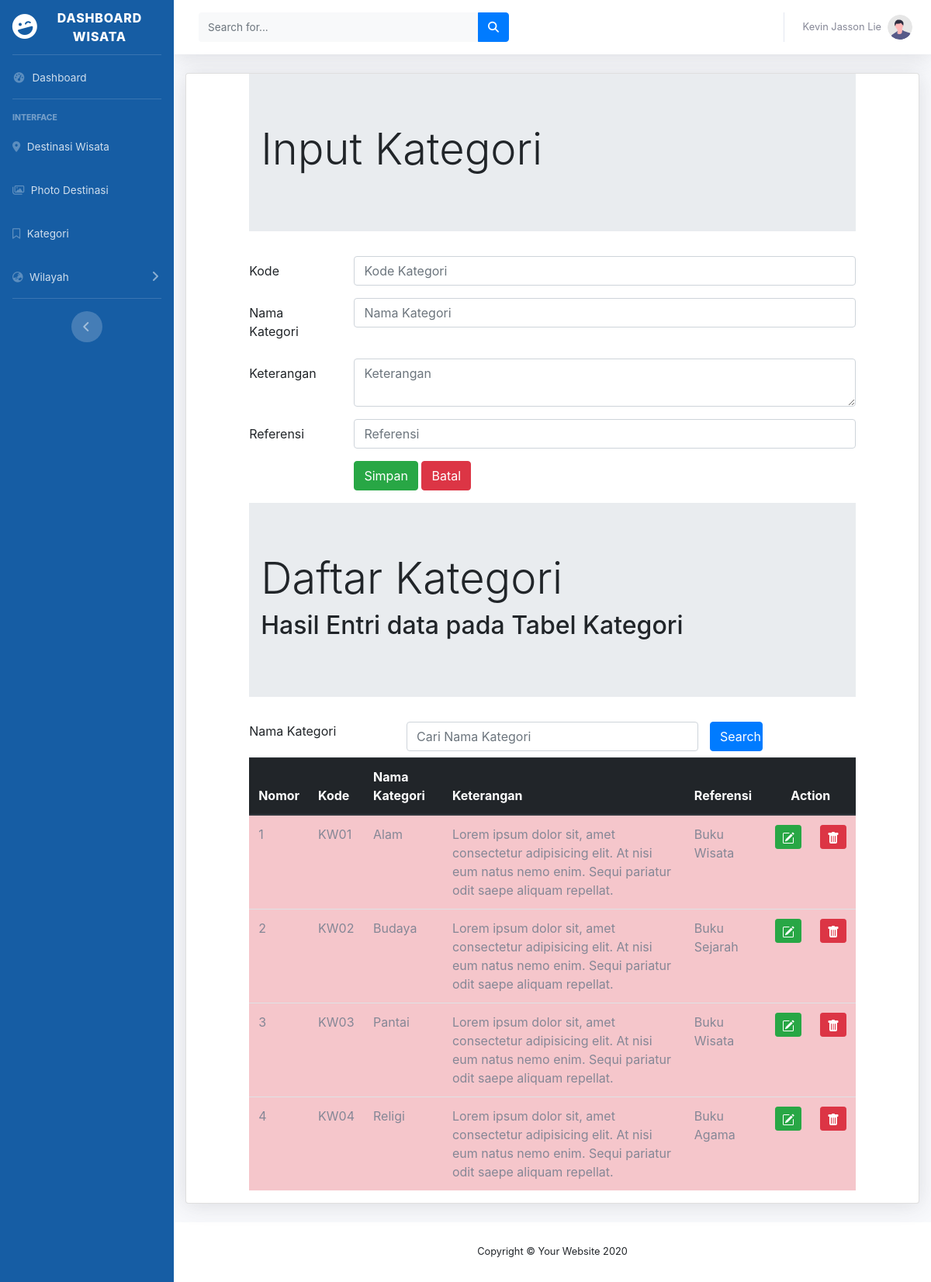
Page /ADMIN/kategori.php (signed in) on the committed database.
### tables this page shows
CREATE TABLE `kategori` (
  `kategoriID` int(4) NOT NULL,
  `kategoriKODE` varchar(50) NOT NULL,
  `kategoriNAMA` char(30) NOT NULL,
  `kategoriKET` varchar(255) NOT NULL,
  `kategoriREF` char(30) NOT NULL
);

### ADMIN/kategori.php (the view, shortened to what this page needs)
<!DOCTYPE html>
<html lang="en">
<head>
</head>
<?php include "header.php";?>
<div class="container-fluid">
<div class="card shadow mb-4">
<?php
include "includes/config.php";
?>
<html lang="en">
<head>
    <link rel="stylesheet" type="text/css" href="https://cdnjs.cloudflare.com/ajax/libs/select2/4.0.3/css/select2.min.css">
    <link rel="stylesheet" type="text/css" href="css/bootstrap.min.css">
</head>
<div class="row">
<div class="col-sm-1">
</div>
<div class="col-sm-10">
  <div class="jumbotron jumbotron-fluid">
    <div class="container">
      <h1 class="display-4">Input Kategori</h1>
    </div>
  </div>
<form method="POST" enctype="multipart/form-data">
  <div class="form-group row">
    <label for="kategorikode" class="col-sm-2 col-form-label">Kode</label>
    <div class="col-sm-10">
      <input type="text" class="form-control" id="kategorikode" name="kategorikode" placeholder="Kode Kategori" maxlength="4" required>
    </div>
  </div>
  <div class="form-group row">
    <label for="kategorinama" class="col-sm-2 col-form-label">Nama Kategori</label>
    <div class="col-sm-10">
      <input type="text" class="form-control" name="kategorinama" id="kategorinama" placeholder="Nama Kategori" required>
    </div>
  </div>
  <div class="form-group row">
    <label for="kategoriket" class="col-sm-2 col-form-label">Keterangan</label>
    <div class="col-sm-10">
      <textarea class="form-control" name="kategoriket" id="kategoriket" placeholder="Keterangan" required></textarea>
    </div>
  </div>
  <div class="form-group row">
    <label for="kategoriref" class="col-sm-2 col-form-label">Referensi</label>
    <div class="col-sm-10">
      <input type="text" class="form-control" name="kategoriref" id="kategoriref" placeholder="Referensi" required>
    </div>
  </div>
  <div class="form-group row">
    <div class="col-sm-2"></div>
    <div class="col-sm-10">
        <input type="submit" class="btn btn-success" value="Simpan" name="Simpan">
        <input type="reset" class="btn btn-danger" value="Batal" name="Batal">
    </div>
  </div>
</form>
</div>
<div class="col-sm-1">
</div>
</div>
<div class="row">
    <div class="col-sm-1"></div>
    <div class="col-sm-10">
        <div class="jumbotron jumbotron-fluid">
            <div class="container">
                <h1 class="display-4">Daftar Kategori</h1>
                <h2>Hasil Entri data pada Tabel Kategori</h2>
            </div>
        </div>
    <form method="POST">
        <div class="form-group row mb-2">
            <label for="search" class="col-sm-3">Nama Kategori</label>
            <div class="col-sm-6">
                <input type="text" name="search" class="form-control" id="search" value="<?php if(isset($_POST['search'])) {echo $_POST['search'];}?>" placeholder="Cari Nama Kategori">
            </div>
            <input type="submit" name="kirim" class="col-sm-1 btn btn-primary" value="Search">
        </div>
    </form>
    <table class="table table-hover table-danger">
        <thead class="thead-dark">
            <tr>
                <th>Nomor</th>
                <th>Kode</th>
                <th>Nama Kategori</th>
                <th>Keterangan</th>
                <th>Referensi</th>
                <th colspan="2" style="text-align: center">Action</th>
            </tr>
        </thead>
        <tbody>
        <?php
        if(isset($_POST["kirim"]))
        {
            $search = $_POST['search'];
            $query = mysqli_query($connection, "SELECT * FROM kategori
                where kategoriNAMA like '%".$search."%'");
        }else
            {
                $query = mysqli_query($connection, "SELECT * FROM kategori");
            }
            $nomor = 1;
            while ($row = mysqli_fetch_array($query))
            { ?>
                <tr>
                    <td><?php echo $nomor;?></td>
                    <td><?php echo $row['kategoriKODE'];?></td>
                    <td><?php echo $row['kategoriNAMA'];?></td>
                    <td><?php echo $row['kategoriKET'];?></td>
                    <td><?php echo $row['kategoriREF'];?></td>
<td>
<a href="kategoriedit.php?ubah=<?php echo $row["kategoriID"]?>"
  class="btn btn-success btn-sm" title="EDIT">
</a>
</td>
<td>
<a onclick="return confirm('Apakah anda yakin ingin menghapus data?')" href="kategorihapus.php?hapus=<?php echo $row["kategoriID"]?>"
  class="btn btn-danger btn-sm" title="HAPUS">
</a>
</td>
                </tr>
            <?php $nomor = $nomor + 1;?>
            <?php } ?>
        </tbody>
    </table>
    </div>
    <div class="col-sm-1"></div>
</div>
</div>
</div>
<?php include "footer.php";?>
</html>

### rows in the picture
kategori: kategoriKODE "KW01", kategoriNAMA "Alam", kategoriKET "Lorem ipsum dolor sit, amet consectetur adipisicing elit. At nisi eum natus nemo enim. Sequi pariatur odit saepe aliquam repellat.", kategoriREF "Buku Wisata"
kategori: kategoriKODE "KW02", kategoriNAMA "Budaya", kategoriKET "Lorem ipsum dolor sit, amet consectetur adipisicing elit. At nisi eum natus nemo enim. Sequi pariatur odit saepe aliquam repellat.", kategoriREF "Buku Sejarah"
kategori: kategoriKODE "KW03", kategoriNAMA "Pantai", kategoriKET "Lorem ipsum dolor sit, amet consectetur adipisicing elit. At nisi eum natus nemo enim. Sequi pariatur odit saepe aliquam repellat.", kategoriREF "Buku Wisata"
kategori: kategoriKODE "KW04", kategoriNAMA "Religi", kategoriKET "Lorem ipsum dolor sit, amet consectetur adipisicing elit. At nisi eum natus nemo enim. Sequi pariatur odit saepe aliquam repellat.", kategoriREF "Buku Agama"
